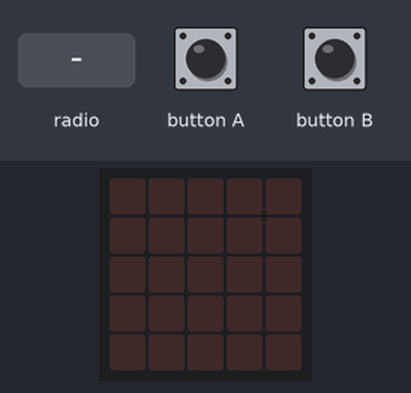
This program was run on a simulated BBC micro:bit running MicroPython. Parts: the board's 5×5 LED display. The test bench sets the inputs (shaded band).

Above: at 1.2 s.
1.3 s: radio message "hello" arrives
At 2.5 s:
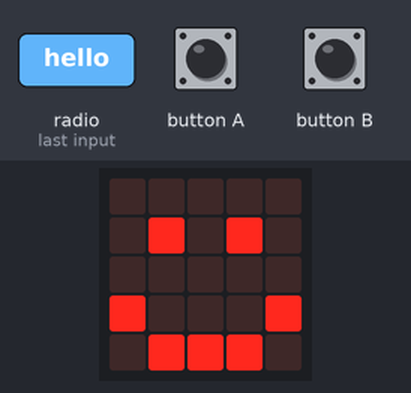
2.8 s: button B pressed for 0.15 s
At 3.7 s:
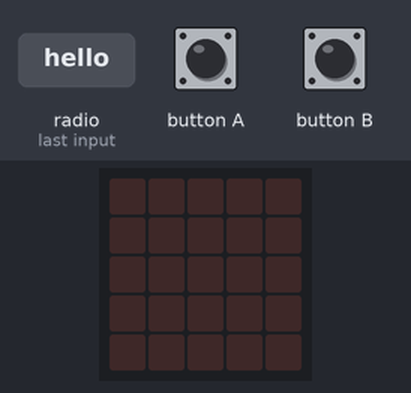
Timing chart, 0 to 5.8 s (numbered marks = the images above; inputs shaded):
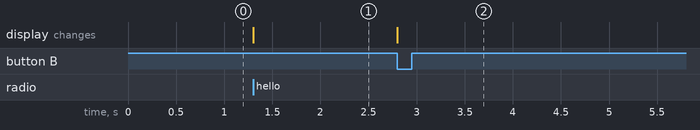

The program:

radio-hello.py
```python
# Simple radio example
# Adapted from https://microbit-micropython.readthedocs.io/en/latest/radio.html
import radio
from microbit import *

# The radio won't work unless it's switched on.
radio.on()
# pick a channel to transmit on:
# integer value from 0 to 83 (inclusive)
radio.config(channel=7)

# Event loop.
while True:
    # Button A sends a "hello" message.
    if button_a.was_pressed():
        radio.send('hello')
    # Read any incoming messages.
    incoming = radio.receive()
    if incoming == 'hello':
        # Show happy face if received hello
        display.show(Image.HAPPY, delay=100, wait=False)
    if button_b.was_pressed():
        display.clear()
```

Measured:
- after the input at 1.3 s, the display: changes at once (image 1)
- after the input at 2.8 s, the display: changes at once (image 2)
